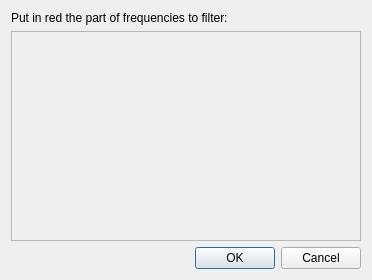
<?xml version="1.0" encoding="UTF-8"?>
<ui version="4.0">
 <class>ToolFrequencyFilter_gui</class>
 <widget class="QWidget" name="ToolFrequencyFilter_gui">
  <property name="geometry">
   <rect>
    <x>0</x>
    <y>0</y>
    <width>372</width>
    <height>280</height>
   </rect>
  </property>
  <property name="windowTitle">
   <string notr="true">Form</string>
  </property>
  <layout class="QGridLayout" name="gridLayout">
   <item row="0" column="0">
    <widget class="QLabel" name="label">
     <property name="sizePolicy">
      <sizepolicy hsizetype="Preferred" vsizetype="Maximum">
       <horstretch>0</horstretch>
       <verstretch>0</verstretch>
      </sizepolicy>
     </property>
     <property name="text">
      <string>Put in red the part of frequencies to filter:</string>
     </property>
    </widget>
   </item>
   <item row="1" column="0">
    <widget class="QFrame" name="frame">
     <property name="sizePolicy">
      <sizepolicy hsizetype="Expanding" vsizetype="Expanding">
       <horstretch>0</horstretch>
       <verstretch>0</verstretch>
      </sizepolicy>
     </property>
     <property name="frameShape">
      <enum>QFrame::StyledPanel</enum>
     </property>
     <property name="frameShadow">
      <enum>QFrame::Sunken</enum>
     </property>
     <layout class="QGridLayout" name="gridLayout_2">
      <property name="leftMargin">
       <number>0</number>
      </property>
      <property name="topMargin">
       <number>0</number>
      </property>
      <property name="rightMargin">
       <number>0</number>
      </property>
      <property name="bottomMargin">
       <number>0</number>
      </property>
      <item row="0" column="0">
       <widget class="GraphFilterFrequencies" name="graphFilterFrequencies" native="true">
        <property name="minimumSize">
         <size>
          <width>300</width>
          <height>200</height>
         </size>
        </property>
       </widget>
      </item>
     </layout>
    </widget>
   </item>
   <item row="2" column="0">
    <widget class="QDialogButtonBox" name="buttonBox">
     <property name="orientation">
      <enum>Qt::Horizontal</enum>
     </property>
     <property name="standardButtons">
      <set>QDialogButtonBox::Cancel|QDialogButtonBox::Ok</set>
     </property>
    </widget>
   </item>
  </layout>
 </widget>
 <customwidgets>
  <customwidget>
   <class>GraphFilterFrequencies</class>
   <extends>QWidget</extends>
   <header>frequency_filter/graphfilterfrequencies.h</header>
   <container>1</container>
  </customwidget>
 </customwidgets>
 <resources/>
 <connections/>
</ui>
